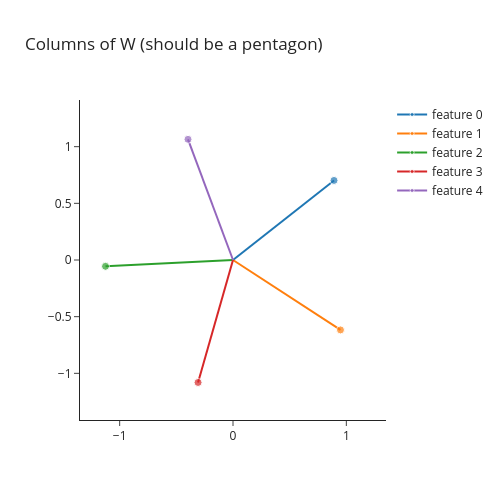

Notebook cell for this chart:
### Markdown cell above
Time to build the thing. In this section you'll implement the full decomposition pipeline from scratch — about 150 lines of core code — and use it to decompose the toy model of superposition. This replicates the headline experiment of the SPD paper, and it's the ideal testbed because *we know the answer*: the TMS model's mechanisms are visible to the naked eye, so we can grade the decomposition against ground truth.

## The target model, and what "ground truth mechanisms" means here

Our target is the TMS architecture from the SPD paper — the same model section 1 recapped (and which 1.5.4 trains, if you did that day), with one cosmetic difference (the down and up projections are stored as two `nn.Linear`s, `linear1` and `linear2`, with tied weights $W_2 = W_1^\top$):

$$\hat{x} = \text{ReLU}(W^\top W x + b), \qquad W \in \mathbb{R}^{2 \times 5}$$

Five sparse features (each active independently with probability 0.05, magnitude $U(0,1)$), squeezed through 2 hidden dimensions. Trained well, the columns of $W$ form the familiar pentagon.

What are this model's mechanisms? Each feature $i$ gets embedded by $W$'s $i$-th column and read back out by the same column transposed. So the natural candidate is: **mechanism $i$ = "the part of the weights that stores and retrieves feature $i$"**, i.e. the rank-1 matrices

$$W^{(i)}_1 = W_{[:, i]}\, e_i^\top \quad \text{(in linear1)}, \qquad W^{(i)}_2 = e_i\, W_{[:, i]}^\top \quad \text{(in linear2)}$$

These sum to $W_1$ and $W_2$ respectively (since $W = \sum_i W_{[:,i]} e_i^\top$), there are 5 of them per matrix (more than rank 2!), and on an input where only feature $i$ is active, you can ablate the other four with almost no effect on the output (the "almost" is real and we'll come back to it). Note: nobody tells SPD any of this. It sees only the weights and samples of model behaviour. If it's working, it should *discover* that the natural number of live subcomponents per matrix is 5, and that their read/write directions match the feature embeddings — even though we'll give it capacity for $C = 20$.

Run the cell below to train the target model (~20s on CPU). We train until the loss matches the known optimum and assert the pentagon structure.

### Code cell
@dataclass
class TMSConfig:
    n_features: int = 5
    d_hidden: int = 2
    feature_probability: float = 0.05


class TMSModel(nn.Module):
    """The SPD paper's TMS: x -> linear1 -> linear2 -> ReLU, with weights tied (W2 = W1^T).

    We train with explicitly tied weights (linear2's weight is overwritten from linear1 each
    step and never updated independently), then freeze. After freezing, linear1 and linear2
    are two ordinary, independent Linear layers - which is what the decomposition sees.
    """

    def __init__(self, cfg: TMSConfig):
        super().__init__()
        self.cfg = cfg
        self.linear1 = nn.Linear(cfg.n_features, cfg.d_hidden, bias=False)
        self.linear2 = nn.Linear(cfg.d_hidden, cfg.n_features, bias=True)
        self.linear2.bias.data.zero_()
        self.linear2.weight.requires_grad_(False)
        self.tie_weights_()

    def tie_weights_(self) -> None:
        self.linear2.weight.data.copy_(self.linear1.weight.data.T)

    def forward(self, x: Float[Tensor, "... feats"]) -> Float[Tensor, "... feats"]:
        return F.relu(self.linear2(self.linear1(x)))


def generate_tms_batch(cfg: TMSConfig, batch_size: int, device: t.device) -> Tensor:
    """Each feature independently active with prob cfg.feature_probability, magnitude U(0,1)."""
    feat_mag = t.rand(batch_size, cfg.n_features, device=device)
    feat_seeds = t.rand(batch_size, cfg.n_features, device=device)
    return t.where(feat_seeds <= cfg.feature_probability, feat_mag, 0.0)


def train_tms(cfg: TMSConfig, steps: int = 4000, lr: float = 1e-2, seed: int = 0) -> TMSModel:
    t.manual_seed(seed)
    model = TMSModel(cfg).to(device)
    opt = t.optim.AdamW(model.parameters(), lr=lr, weight_decay=0.0)
    pbar = tqdm(range(steps), desc="Training TMS target")
    for step in pbar:
        model.tie_weights_()
        batch = generate_tms_batch(cfg, 4096, device)
        loss = ((model(batch) - batch) ** 2).mean()
        opt.zero_grad()
        loss.backward()
        opt.step()
        if step % 500 == 0:
            pbar.set_postfix(loss=loss.item())
    model.tie_weights_()
    return model


tms_cfg = TMSConfig()
target_model = train_tms(tms_cfg)
for p in target_model.parameters():
    p.requires_grad_(False)

W = target_model.linear1.weight.detach()  # (d_hidden=2, n_features=5)
utils.plot_features_in_2d(W, title="Columns of W (should be a pentagon)")
col_norms = W.norm(dim=0)
print(f"Column norms (should be equal, ~1.1): {col_norms.round(decimals=3).tolist()}")
Wn = W / col_norms
angles = (Wn.T @ Wn).clamp(-1, 1).acos().rad2deg()
assert (col_norms > 0.9).all() and (col_norms < 1.3).all(), "retrain: unexpected column norms"
assert ((angles + 180 * t.eye(5, device=device)) > 60).all(), "retrain: expected ~72deg pentagon"

### Figure 1 — Plotly figure (JSON) as saved in the notebook; plotly's stock layout.template omitted (floating-point values rounded to 4 significant figures)
{"data": [{"marker": {"size": [0, 8]}, "mode": "lines+markers", "name": "feature 0", "type": "scatter", "x": [0, 0.8913], "y": [0, 0.702]}, {"marker": {"size": [0, 8]}, "mode": "lines+markers", "name": "feature 1", "type": "scatter", "x": [0, 0.9484], "y": [0, -0.6171]}, {"marker": {"size": [0, 8]}, "mode": "lines+markers", "name": "feature 2", "type": "scatter", "x": [0, -1.125], "y": [0, -0.05574]}, {"marker": {"size": [0, 8]}, "mode": "lines+markers", "name": "feature 3", "type": "scatter", "x": [0, -0.3084], "y": [0, -1.081]}, {"marker": {"size": [0, 8]}, "mode": "lines+markers", "name": "feature 4", "type": "scatter", "x": [0, -0.3971], "y": [0, 1.065]}], "layout": {"height": 500, "title": {"text": "Columns of W (should be a pentagon)"}, "width": 500, "xaxis": {"range": [-1.35, 1.35], "scaleanchor": "y"}, "yaxis": {"range": [-1.35, 1.35]}}}
